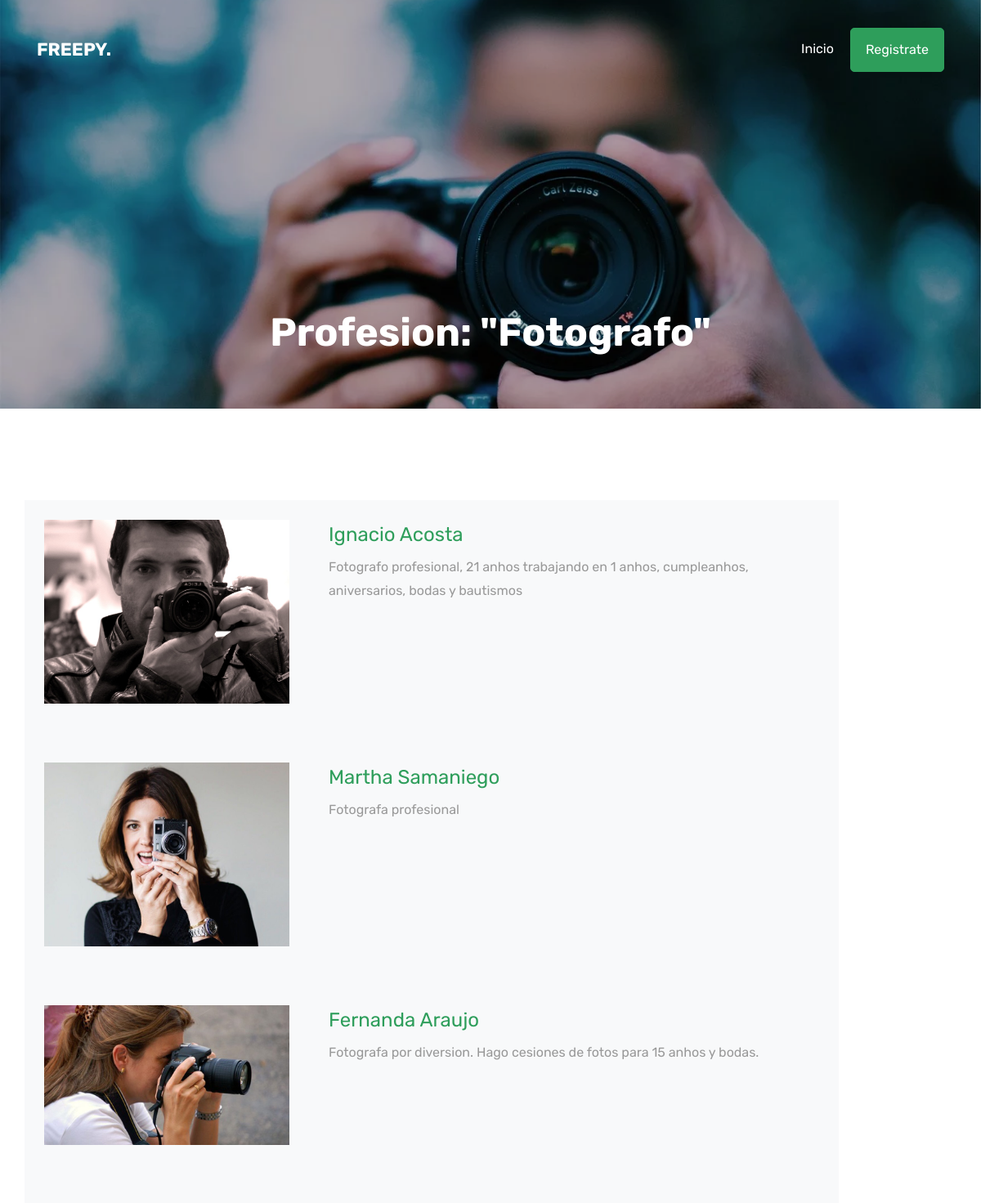
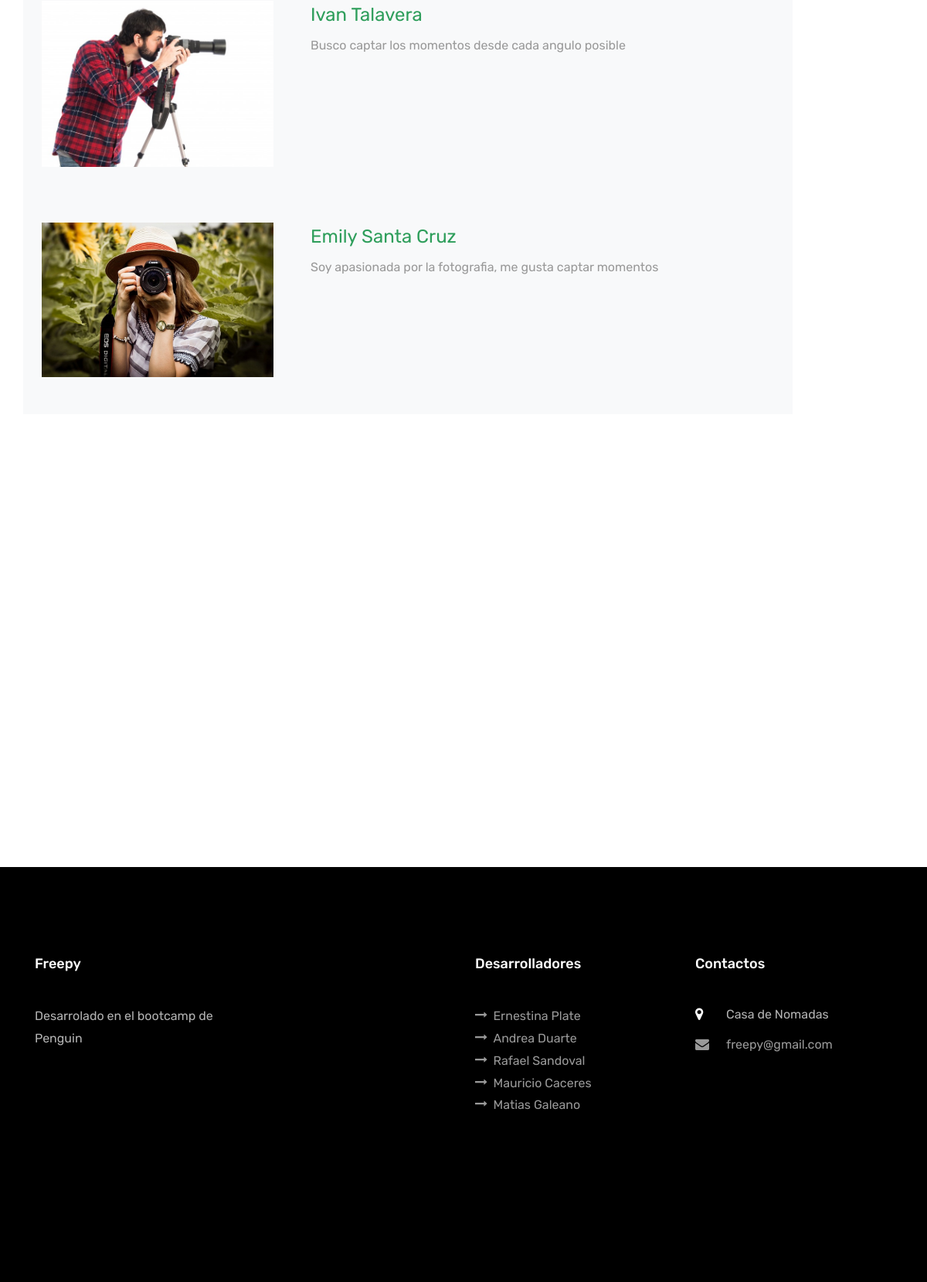
Screenshot of /listafree/?prof=1 with the database file from the repository (2 pictures, top to bottom).
### pagweb/models.py (models this page shows, shortened)
class Profesion(models.Model):
    nombre_profesion = models.CharField(max_length=30)
    imagen_chica = models.ImageField(upload_to='media/', null=True, blank=True)
    imagen_grande = models.ImageField(upload_to='media/', null=True, blank=True)
    class Meta:
        verbose_name = 'Profesion'
        verbose_name_plural = 'Profesiones'

class Freelancer(models.Model):
    nombre = models.CharField(max_length=30)
    apellido = models.CharField(max_length=50)
    foto_de_perfil = models.ImageField(upload_to='media/', null=True, blank=True)
    profesion = models.ForeignKey('Profesion', on_delete=models.SET_NULL, null=True, blank=True)
    email = models.EmailField()
    domicilio = models.TextField( null=True, blank=True)
    telefono = models.CharField(max_length=15, null=True, blank=True)
    exp_previa = models.TextField(null=True, blank=True)
    descripcion = models.TextField( null=True, blank=True)
    fotoportfolio = models.ImageField(upload_to='media/', null=True, blank=True)

### pagweb/views.py (the view)
# urls.py: path('listafree/', views.busqueda, name='listafree'),
def busqueda(request):
    lista_freelancers = []
    encabezado = []
    if "prof" in request.GET:
        lista_freelancers = Freelancer.objects.filter(profesion=request.GET["prof"])
        aux_profesion = Profesion.objects.filter(id=request.GET["prof"])
        encabezado.append("Profesion")
        encabezado.append(aux_profesion[0].nombre_profesion)
        encabezado.append(aux_profesion[0].imagen_grande)
    elif "busq" in request.GET:
        lista_freelancers = Freelancer.objects.filter(descripcion__icontains=request.GET["busq"])
        print("if busq")
        encabezado.append("Busqueda")
        encabezado.append(request.GET["busq"])
        encabezado.append("/media/portadadebusquedas.png")
    stats = obtener_profesiones()
    contexto = {
         "lista": lista_freelancers,
         "encabezado":encabezado,
         "lista_profesiones": stats,
         }
    return render(request, 'listafree.html', contexto)

### pagweb/views.py (called while the page is built)
def obtener_profesiones():
    lista_profesiones = Profesion.objects.all()
    stats = []
    for prof in lista_profesiones:
        freelancers = Freelancer.objects.filter(profesion=prof)
        stats.append([prof.id, prof.nombre_profesion,len(freelancers)])
    return stats

### pagweb/templates/listafree.html (shortened to what this page needs)
<!DOCTYPE html>
<html lang="en">
  <head>
    <link rel="stylesheet" href="/static/css/open-iconic-bootstrap.min.css">
    <link rel="stylesheet" href="/static/css/animate.css">
    <link rel="stylesheet" href="/static/css/owl.carousel.min.css">
    <link rel="stylesheet" href="/static/css/owl.theme.default.min.css">
    <link rel="stylesheet" href="/static/css/magnific-popup.css">
    <link rel="stylesheet" href="/static/css/aos.css">
    <link rel="stylesheet" href="/static/css/ionicons.min.css">
    <link rel="stylesheet" href="/static/css/bootstrap-datepicker.css">
    <link rel="stylesheet" href="/static/css/jquery.timepicker.css">
    <link rel="stylesheet" href="/static/css/flaticon.css">
    <link rel="stylesheet" href="/static/css/icomoon.css">
    <link rel="stylesheet" href="/static/css/style.css">
  </head>
  <body>
    <nav class="navbar navbar-expand-lg navbar-dark ftco_navbar bg-dark ftco-navbar-light" id="ftco-navbar">
	    <div class="container">
	      <a class="navbar-brand" href="/"><span>Freepy.</span></a>
	      <div class="collapse navbar-collapse" id="">
	        <ul class="navbar-nav nav ml-auto">
	          <li class="nav-item"><a href="/" class="nav-link" data-nav-section="home"><span>Inicio</span></a></li>
	          <li class="nav-item cta"><a href="/crearfree/" class="nav-link">Registrate</a></li>
	        </ul>
	      </div>
	    </div>
	  </nav>
    <section class="hero-wrap hero-wrap-2" style="background-image: url('/media/{{ encabezado.2 }}');" data-stellar-background-ratio="0.5">
      <div class="overlay"></div>
      <div class="container">
        <div class="row no-gutters slider-text align-items-end justify-content-center">
          <div class="col-md-9 ftco-animate pb-5 text-center">
            <h1 class="mb-3 bread">{{ encabezado.0 }}: "{{ encabezado.1 }}"</h1>
          </div>
        </div>
      </div>
    </section>
		<section class="ftco-section">
      <div class="container">
        <div class="row">
            {% for free in lista %}
            <div class="about-author d-flex p-4 bg-light">
              <div class="bio mr-5">
                <img src="/media/{{ free.foto_de_perfil }}" alt="Image placeholder" class="img-fluid mb-4" width="300" height="200">
              </div>
              <div class="desc">
                <h3><a href="../freelancer?free={{free.id}}">{{ free.nombre }} {{ free.apellido }}</a></h3>
                <p style="width:600px;">{{ free.descripcion }}</p>
              </div>
              <br>
            </div>
            {% endfor %}
            </div>
        </div>
    </section>
    <footer class="ftco-footer ftco-section">
      <div class="container">
        <div class="row mb-5">
          <div class="col-md">
            <div class="ftco-footer-widget mb-4">
              <h2 class="ftco-heading-2">Freepy</h2>
              <p>Desarrolado en el bootcamp de Penguin</p>
              <ul class="ftco-footer-social list-unstyled float-md-left float-lft mt-5">
              </ul>
            </div>
          </div>
          <div class="col-md">
          </div>
          <div class="col-md">
             <div class="ftco-footer-widget mb-4">
              <h2 class="ftco-heading-2">Desarrolladores</h2>
              <ul class="list-unstyled">
                <li><a href="#"><span class="icon-long-arrow-right mr-2"></span>Ernestina Plate</a></li>
                <li><a href="#"><span class="icon-long-arrow-right mr-2"></span>Andrea Duarte</a></li>
                <li><a href="#"><span class="icon-long-arrow-right mr-2"></span>Rafael Sandoval</a></li>
                <li><a href="#"><span class="icon-long-arrow-right mr-2"></span>Mauricio Caceres</a></li>
                <li><a href="#"><span class="icon-long-arrow-right mr-2"></span>Matias Galeano</a></li>
              </ul>
            </div>
          </div>
          <div class="col-md">
            <div class="ftco-footer-widget mb-4">
            	<h2 class="ftco-heading-2">Contactos</h2>
            	<div class="block-23 mb-3">
	              <ul>
	                <li><span class="icon icon-map-marker"></span><span class="text">Casa de Nomadas</span></li>
	                <li><a href="/"><span class="icon icon-envelope"></span><span class="text">freepy@gmail.com</span></a></li>
	              </ul>
	            </div>
            </div>
          </div>
        </div>
      </div>
    </footer>
  </body>
</html>

### pagweb/static/css/icomoon.css (style rules this page uses)
[class^="icon-"], [class*=" icon-"] { font-family: 'icomoon' !important; speak: none; font-style: normal; font-weight: normal; font-variant: normal; text-transform: none; line-height: 1; -webkit-font-smoothing: antialiased; -moz-osx-font-smoothing: grayscale; }
.icon-map-marker:before { content: "\f041"; }
.icon-envelope:before { content: "\f0e0"; }
.icon-long-arrow-right:before { content: "\f178"; }

### rows the page displays
Profesion: imagen_grande (picture), nombre_profesion "Fotografo"
Freelancer: foto_de_perfil (picture), nombre "Ignacio", apellido "Acosta", descripcion "Fotografo profesional, 21 anhos trabajando en 1 anhos, cumpleanhos, aniversarios, bodas y bautismos"
Freelancer: foto_de_perfil (picture), nombre "Martha", apellido "Samaniego", descripcion "Fotografa profesional"
Freelancer: foto_de_perfil (picture), nombre "Fernanda", apellido "Araujo", descripcion "Fotografa por diversion. Hago cesiones de fotos para 15 anhos y bodas."
Freelancer: foto_de_perfil (picture), nombre "Ivan", apellido "Talavera", descripcion "Busco captar los momentos desde cada angulo posible"
Freelancer: foto_de_perfil (picture), nombre "Emily", apellido "Santa Cruz", descripcion "Soy apasionada por la fotografia, me gusta captar momentos"

### other values shown
{{ encabezado.0 }} "Profesion"
